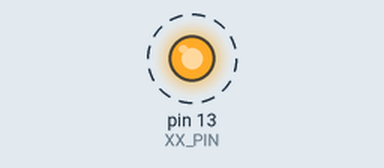
Recording of a sketch running on a simulated Arduino Uno, built with avr-gcc and run on an emulated ATmega328P. Shown: output pins drawn as LEDs (lit = HIGH). Dashed ring = blinking.

Above: at 0.2 s.
Timing chart, 0 to 3.0 s (numbered marks = the images above):
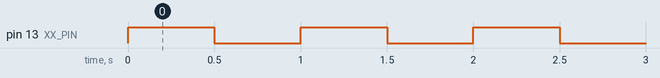

The sketch:

FrequencyCounter.ino
```cpp
/*

  FrequencyCounter
  __subtitle__

  For info and circuit diagrams see https://github.com/tardate/LittleArduinoProjects/tree/main/Electronics101/FrequencyCounter

 */

#define XX_PIN 13

void setup() {
  pinMode(XX_PIN, OUTPUT);
}

void loop() {
  static boolean output = HIGH;

  digitalWrite(XX_PIN, output);
  delay(500);

  output = !output;
}
```

Measured:
- by itself, pin 13 (XX_PIN): alternates HIGH for 0.50 s and LOW for 0.50 s
